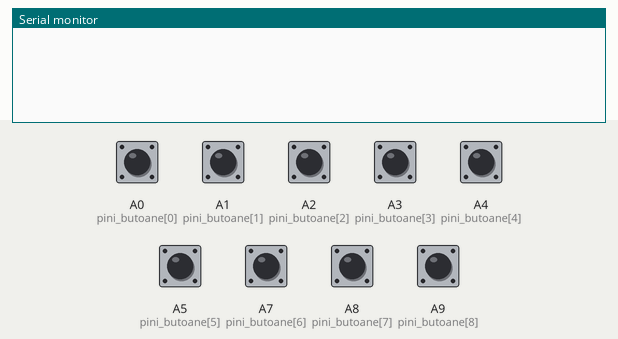
The sketch below on a simulated Arduino Mega 2560, built with avr-gcc and run on an emulated ATmega2560. On the bench: the last lines printed to the serial monitor. The test bench sets the inputs (shaded band); at power-on: A0 (pini_butoane[0]), A1 (pini_butoane[1]), A2 (pini_butoane[2]), A3 (pini_butoane[3]), A4 (pini_butoane[4]), A5 (pini_butoane[5]), A7 (pini_butoane[6]), A8 (pini_butoane[7]), A9 (pini_butoane[8]) HIGH.

Above: at 1.2 s.
1.3 s: A0 (pini_butoane[0]) pulled LOW for 0.15 s
At 2.1 s:
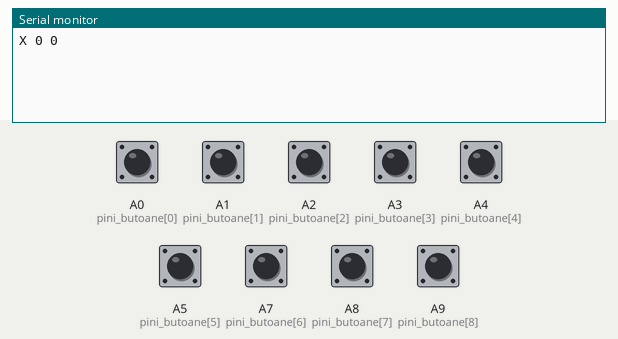
2.9 s: A1 (pini_butoane[1]) pulled LOW for 0.15 s
At 3.4 s:
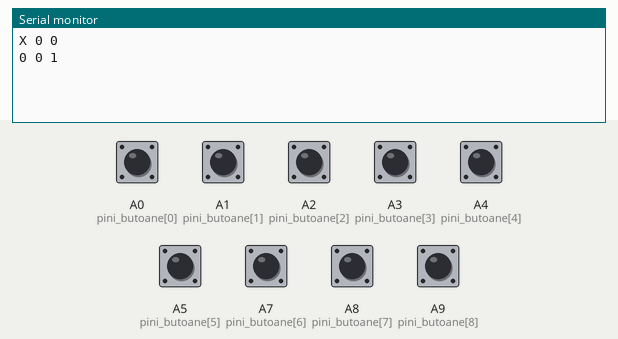
4.5 s: A2 (pini_butoane[2]) pulled LOW for 0.15 s
At 5.7 s:
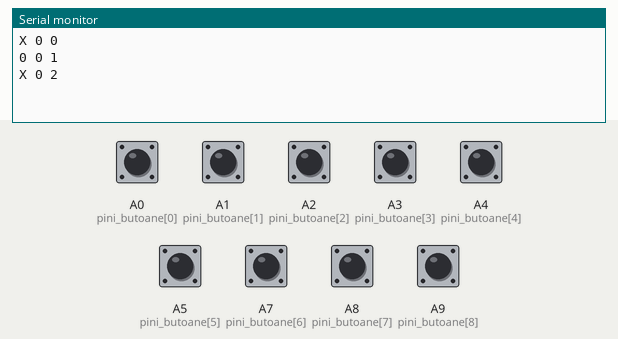
6.1 s: A3 (pini_butoane[3]) pulled LOW for 0.15 s
At 7.0 s:
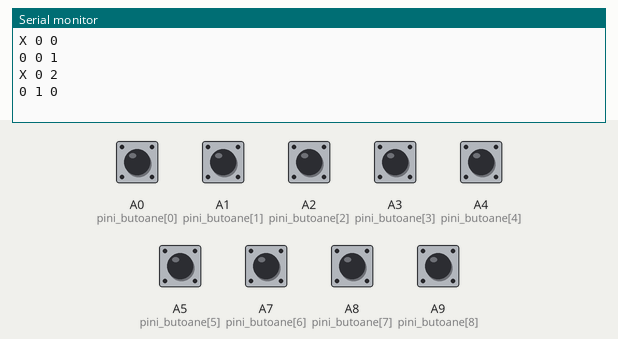
7.7 s: A4 (pini_butoane[4]) pulled LOW for 0.15 s
At 8.2 s:
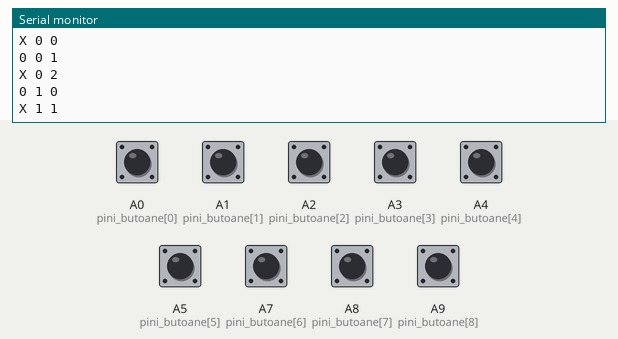
9.3 s: A5 (pini_butoane[5]) pulled LOW for 0.15 s
At 10.6 s:
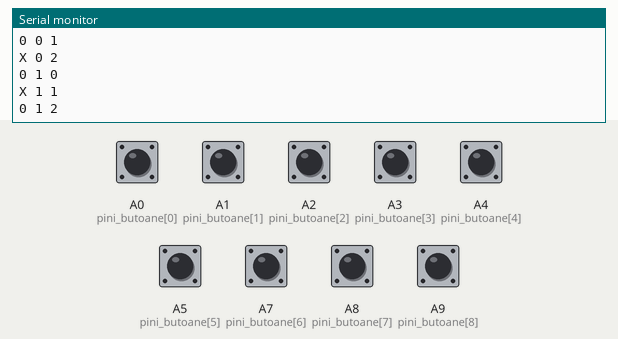

Measured:
- after the input at 1.3 s, the serial monitor: prints a new line at once (image 1)
- after the input at 2.9 s, the serial monitor: prints a new line at once (image 2)
- after the input at 4.5 s, the serial monitor: prints a new line at once (image 3)
- after the input at 6.1 s, the serial monitor: prints a new line at once (image 4)
- after the input at 7.7 s, the serial monitor: prints a new line at once (image 5)
- after the input at 9.3 s, the serial monitor: prints a new line at once (image 6)

The sketch:

tic_tac_toe.ino
```cpp
#include <LiquidCrystal.h>

LiquidCrystal lcd(7, 6, 5, 4, 3, 2);

const int N = 9;
int flags[N], bs[N], pini_butoane[] = { A0, A1, A2, A3, A4, A5, A7, A8, A9 };

int cnt = 0, x = 1, joc_terminat = 0, cine_castiga = -1;  //castigator x = 1 / 0 = 0 / -1 = egal
char mat[3][3] = { { "___" }, { "___" }, { "___" } };

void setup() {
  Serial.begin(9600);
  Serial.setTimeout(1);
  initializare_butoane();

  // Serial.println("-------");
  // afisare_mat();
  // Serial.println("-------");
}

void loop() {
  if (joc_terminat == 0) {
    for (int i = 0; i < N; i++) {
      bs[i] = digitalRead(pini_butoane[i]);
      if (bs[i] == LOW && flags[i] == 0) {
        flags[i] = 1;
        // Serial.print("Buton: ");
        // Serial.println(i + 1);
        int linie = get_x(i), coloana = get_y(i);
        if (x == 1) {
          Serial.print("X");
          mat[linie][coloana] = 'X', x = 0;
        } else {
          Serial.print("0");
          mat[linie][coloana] = '0', x = 1;
        }
        Serial.print(" ");
        Serial.print(linie);
        Serial.print(" ");
        Serial.print(coloana);
        Serial.println();
        // afisare_mat();
        // Serial.println("-------");
        verificare_matrice();
        cnt++;
        if (cnt == N) joc_terminat = 1;
      }
    }
  } else {
    if (cine_castiga == 1)
      Serial.println("X");
    else if (cine_castiga == 0)
      Serial.println("0");
    else
      Serial.println("E");
    delay(999999999);
  }
}

void initializare_butoane() {
  for (int i = 0; i < N; i++)
    pinMode(pini_butoane[i], INPUT_PULLUP);
}

int get_x(int n) {
  return n / 3;
}

int get_y(int n) {
  return n % 3;
}

void verificare_matrice() {
  int casigator_temp = -1;
  for (int i = 0; i < 3; i++) {
    if (mat[i][1] == mat[i][0] && mat[i][2] == mat[i][0] && mat[i][2] != '_') {
      if (mat[i][0] == 'X')
        casigator_temp = 1;
      else if (mat[i][0] == '0')
        casigator_temp = 0;
    }
    if (mat[1][i] == mat[0][i] && mat[2][i] == mat[0][i] && mat[2][i] != '_') {
      if (mat[0][i] == 'X')
        casigator_temp = 1;
      else if (mat[0][i] == '0')
        casigator_temp = 0;
    }
  }
  if (mat[1][1] == mat[0][0] && mat[1][1] == mat[2][2] && mat[1][1] != '_') {  //diagonala principala
    if (mat[1][1] == 'X')
      casigator_temp = 1;
    else if (mat[1][1] == '0')
      casigator_temp = 0;
  }

  if (mat[0][2] == mat[1][1] && mat[1][1] == mat[2][0] && mat[0][2] != '_') {  // diagonala secundara
    if (mat[1][1] == 'X')
      casigator_temp = 1;
    else if (mat[1][1] == '0')
      casigator_temp = 0;
  }
  if (casigator_temp != -1) {
    cine_castiga = casigator_temp;
    joc_terminat = 1;
  }
}


void afisare_mat() {
  for (int i = 0; i < 3; i++) {
    // Serial.print("|");
    for (int j = 0; j < 3; j++) {
      Serial.print(mat[i][j]);
      // Serial.print("|");
    }
    Serial.println();
  }
}
```
